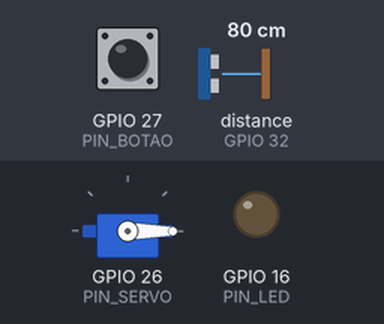
This sketch was run on a simulated ESP32. Parts: servo, output pins drawn as LEDs (lit = HIGH). The inputs (shaded band) are chosen by the test bench; at power-on: GPIO 27 (PIN_BOTAO) HIGH, distance to the obstacle (sensor on GPIO 32) 80 cm. The echo pulse lasts 58.3 µs per cm; pins used as bus, display or sensor lines are not drawn; what the sketch prints to the serial monitor is not drawn.

Above: at 1.2 s.
1.3 s: GPIO 27 (PIN_BOTAO) pulled LOW for 0.15 s
At 1.45 s:
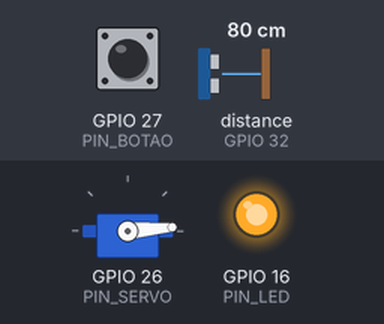
At 2.05 s:
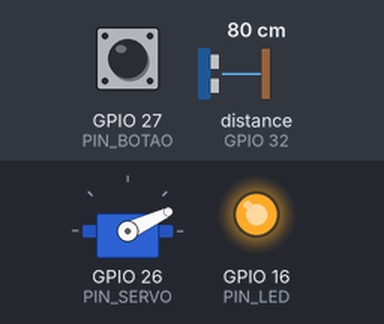
4.3 s: GPIO 27 (PIN_BOTAO) pulled LOW for 1 s
At 4.57 s:
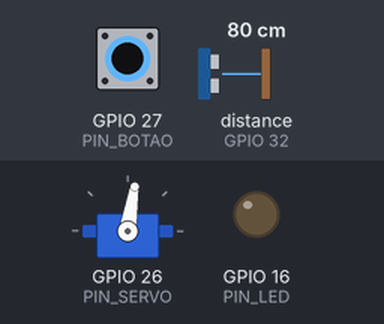
Timing chart, 0 to 8.6 s (numbered marks = the images above; inputs shaded):
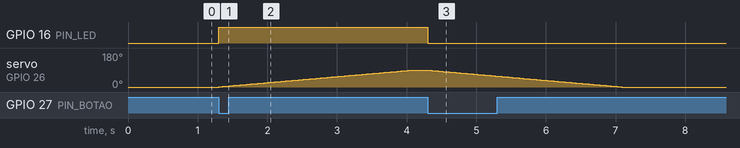

The sketch:

sketch3.ino
```cpp
#include <ESP32Servo.h>

const int PIN_TRIG = 33;
const int PIN_ECHO = 32;
const int PIN_LED = 16;
const int PIN_BOTAO = 27;
const int PIN_SERVO = 26;

Servo motorPortao;

bool estadoPortao = false;
bool botaoAnterior = HIGH;
unsigned long tempoAnterior = 0;

int posicaoServo = 0;
int alvoServo = 0;

unsigned long tempoPiscar = 0;
int contadorPisca = 0;
bool piscando = false;
bool ledEstado = LOW;

// Função para medir distância
long lerDistancia() {
  digitalWrite(PIN_TRIG, LOW);
  delayMicroseconds(3);
  digitalWrite(PIN_TRIG, HIGH);
  delayMicroseconds(10);
  digitalWrite(PIN_TRIG, LOW);
  long duracao = pulseIn(PIN_ECHO, HIGH, 30000);
  return duracao * 0.034 / 2;
}

void setup() {
  Serial.begin(9600);
  pinMode(PIN_TRIG, OUTPUT);
  pinMode(PIN_ECHO, INPUT);
  pinMode(PIN_LED, OUTPUT);
  pinMode(PIN_BOTAO, INPUT_PULLUP);

  motorPortao.attach(PIN_SERVO);
  motorPortao.write(0);
  Serial.println("Sistema iniciado — portão fechado.");
}

void loop() {
  bool botaoAtual = digitalRead(PIN_BOTAO);
  unsigned long agora = millis();

  if (botaoAnterior == HIGH && botaoAtual == LOW) {
    long distancia = lerDistancia();
    Serial.print("Distância: ");
    Serial.print(distancia);
    Serial.println(" cm");

    if (!estadoPortao) {
      if (distancia > 20) {
        Serial.println("Abrindo portão...");
        alvoServo = 90;
        digitalWrite(PIN_LED, HIGH);
        estadoPortao = true;
      } else {
        Serial.println("Obstáculo detectado! Portão não abrirá.");
        piscando = true;
        contadorPisca = 0;
        tempoPiscar = agora;
      }
    } else {
      Serial.println("Fechando portão...");
      alvoServo = 0;
      digitalWrite(PIN_LED, LOW);
      estadoPortao = false;
    }
  }
  botaoAnterior = botaoAtual;

  if (posicaoServo < alvoServo && agora - tempoAnterior > 30) {
    posicaoServo++;
    motorPortao.write(posicaoServo);
    tempoAnterior = agora;
  } else if (posicaoServo > alvoServo && agora - tempoAnterior > 30) {
    posicaoServo--;
    motorPortao.write(posicaoServo);
    tempoAnterior = agora;
  }

  if (piscando && agora - tempoPiscar > 150) {
    ledEstado = !ledEstado;
    digitalWrite(PIN_LED, ledEstado);
    tempoPiscar = agora;
    contadorPisca++;

    if (contadorPisca >= 6) {
      piscando = false;
      digitalWrite(PIN_LED, LOW);
    }
  }
}
```

Measured:
- after the input at 1.3 s, GPIO 16 (PIN_LED): LOW → HIGH at once; servo on GPIO 26 (PIN_SERVO): moves from 0° to 90° over 2.8 s, starting at once
- after the input at 4.3 s, GPIO 16 (PIN_LED): HIGH → LOW at once; servo on GPIO 26 (PIN_SERVO): moves from 90° to 0° over 2.8 s, starting at once
